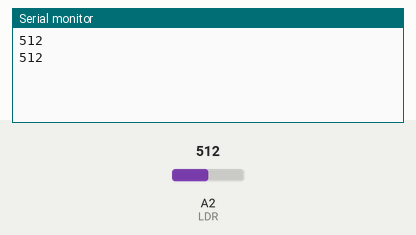
This sketch was run on a simulated Arduino Uno, built with avr-gcc and run on an emulated ATmega328P. On the bench: the last lines printed to the serial monitor. The inputs (shaded band) are chosen by the test bench; at power-on: A2 (LDR) = 512.

Above: at 2.8 s.
2.9 s: A2 (LDR) set to 716
At 5.2 s:
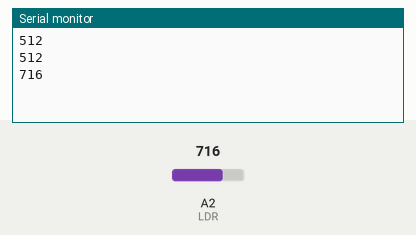
5.6 s: A2 (LDR) set to 900
At 6.7 s:
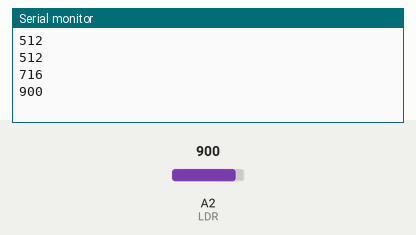
Timing chart, 0 to 8.6 s (numbered marks = the images above; inputs shaded):
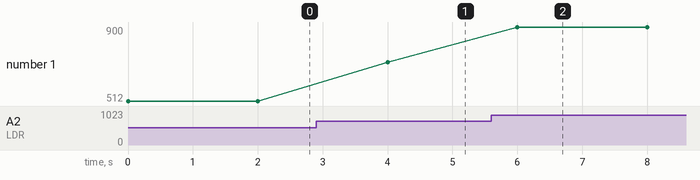

The sketch:

ldrTestCode.ino
```cpp
int LDR=A2;//Declare LDR pin

void setup()
{
  pinMode(LDR,INPUT);
  Serial.begin(9600);
}

void loop()
{
  int val;
  val=analogRead(LDR); //reading analog value of ldr
  Serial.println(val); //printing value
  delay(2000);
}
```

Measured:
- after the input at 2.9 s, the serial monitor: prints a new line after 1.1 s (image 1)
- after the input at 5.6 s, the serial monitor: prints a new line after 0.40 s (image 2)
- plotted number 1: 512 → 716 after the input at 2.9 s, 716 → 900 after the input at 5.6 s
